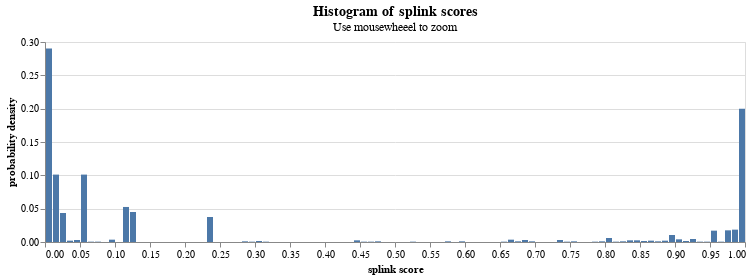

Notebook code for this chart:
### Markdown cell above
We can plot a histogram of the splink match probility.  This chart shows that, for the majority of record comparisons, the match score is estimated to be close to 0 or 1.  This indicates that there are few pairs of records where we are unsure whether it's a match or not.

### Code cell
from splink.diagnostics import splink_score_histogram
splink_score_histogram(df_e, spark, 100)

### Figure 1 — Vega-Lite specification as saved in the notebook (floating-point values rounded to 4 significant figures)
{"$schema": "https://vega.github.io/schema/vega-lite/v4.8.1.json", "config": {"title": {"fontSize": 14}, "view": {"continuousHeight": 300, "continuousWidth": 400}}, "data": {"name": "data-3bba8fada205b2e299b3680502ffb812"}, "datasets": {"data-3bba8fada205b2e299b3680502ffb812": [{"binwidth": 0.01, "count_rows": 580, "freqdensity": 58000, "normalised": 0.2903, "splink_score_bin_high": 0.01, "splink_score_bin_low": 0}, {"binwidth": 0.01, "count_rows": 202, "freqdensity": 20200, "normalised": 0.1011, "splink_score_bin_high": 0.02, "splink_score_bin_low": 0.01}, {"binwidth": 0.01, "count_rows": 87, "freqdensity": 8700.0, "normalised": 0.04354, "splink_score_bin_high": 0.03, "splink_score_bin_low": 0.02}, {"binwidth": 0.01, "count_rows": 4, "freqdensity": 400.0, "normalised": 0.002002, "splink_score_bin_high": 0.04, "splink_score_bin_low": 0.03}, {"binwidth": 0.01, "count_rows": 6, "freqdensity": 600.0, "normalised": 0.003003, "splink_score_bin_high": 0.05, "splink_score_bin_low": 0.04}, {"binwidth": 0.01, "count_rows": 202, "freqdensity": 20200.0, "normalised": 0.1011, "splink_score_bin_high": 0.06, "splink_score_bin_low": 0.05}, {"binwidth": 0.01, "count_rows": 1, "freqdensity": 100.0, "normalised": 0.0005005, "splink_score_bin_high": 0.07, "splink_score_bin_low": 0.06}, {"binwidth": 0.01, "count_rows": 1, "freqdensity": 100.0, "normalised": 0.0005005, "splink_score_bin_high": 0.08, "splink_score_bin_low": 0.07}, {"binwidth": 0.01, "count_rows": 0, "freqdensity": 0, "normalised": 0, "splink_score_bin_high": 0.09, "splink_score_bin_low": 0.08}, {"binwidth": 0.01, "count_rows": 7, "freqdensity": 700.0, "normalised": 0.003504, "splink_score_bin_high": 0.1, "splink_score_bin_low": 0.09}, {"binwidth": 0.01, "count_rows": 0, "freqdensity": 0, "normalised": 0, "splink_score_bin_high": 0.11, "splink_score_bin_low": 0.1}, {"binwidth": 0.01, "count_rows": 105, "freqdensity": 10500.0, "normalised": 0.05255, "splink_score_bin_high": 0.12, "splink_score_bin_low": 0.11}, {"binwidth": 0.01, "count_rows": 90, "freqdensity": 9000.0, "normalised": 0.04505, "splink_score_bin_high": 0.13, "splink_score_bin_low": 0.12}, {"binwidth": 0.01, "count_rows": 0, "freqdensity": 0, "normalised": 0, "splink_score_bin_high": 0.14, "splink_score_bin_low": 0.13}, {"binwidth": 0.01, "count_rows": 0, "freqdensity": 0, "normalised": 0, "splink_score_bin_high": 0.15, "splink_score_bin_low": 0.14}, {"binwidth": 0.01, "count_rows": 0, "freqdensity": 0, "normalised": 0, "splink_score_bin_high": 0.16, "splink_score_bin_low": 0.15}, {"binwidth": 0.01, "count_rows": 0, "freqdensity": 0, "normalised": 0, "splink_score_bin_high": 0.17, "splink_score_bin_low": 0.16}, {"binwidth": 0.01, "count_rows": 0, "freqdensity": 0, "normalised": 0, "splink_score_bin_high": 0.18, "splink_score_bin_low": 0.17}, {"binwidth": 0.01, "count_rows": 0, "freqdensity": 0, "normalised": 0, "splink_score_bin_high": 0.19, "splink_score_bin_low": 0.18}, {"binwidth": 0.01, "count_rows": 0, "freqdensity": 0, "normalised": 0, "splink_score_bin_high": 0.2, "splink_score_bin_low": 0.19}, {"binwidth": 0.01, "count_rows": 0, "freqdensity": 0, "normalised": 0, "splink_score_bin_high": 0.21, "splink_score_bin_low": 0.2}, {"binwidth": 0.01, "count_rows": 0, "freqdensity": 0, "normalised": 0, "splink_score_bin_high": 0.22, "splink_score_bin_low": 0.21}, {"binwidth": 0.01, "count_rows": 0, "freqdensity": 0, "normalised": 0, "splink_score_bin_high": 0.23, "splink_score_bin_low": 0.22}, {"binwidth": 0.01, "count_rows": 75, "freqdensity": 7500.0, "normalised": 0.03754, "splink_score_bin_high": 0.24, "splink_score_bin_low": 0.23}, {"binwidth": 0.01, "count_rows": 0, "freqdensity": 0, "normalised": 0, "splink_score_bin_high": 0.25, "splink_score_bin_low": 0.24}, {"binwidth": 0.01, "count_rows": 0, "freqdensity": 0, "normalised": 0, "splink_score_bin_high": 0.26, "splink_score_bin_low": 0.25}, {"binwidth": 0.01, "count_rows": 0, "freqdensity": 0, "normalised": 0, "splink_score_bin_high": 0.27, "splink_score_bin_low": 0.26}, {"binwidth": 0.01, "count_rows": 0, "freqdensity": 0, "normalised": 0, "splink_score_bin_high": 0.28, "splink_score_bin_low": 0.27}, {"binwidth": 0.01, "count_rows": 2, "freqdensity": 200.0, "normalised": 0.001001, "splink_score_bin_high": 0.29, "splink_score_bin_low": 0.28}, {"binwidth": 0.01, "count_rows": 1, "freqdensity": 100.0, "normalised": 0.0005005, "splink_score_bin_high": 0.3, "splink_score_bin_low": 0.29}, {"binwidth": 0.01, "count_rows": 3, "freqdensity": 300.0, "normalised": 0.001502, "splink_score_bin_high": 0.31, "splink_score_bin_low": 0.3}, {"binwidth": 0.01, "count_rows": 1, "freqdensity": 100.0, "normalised": 0.0005005, "splink_score_bin_high": 0.32, "splink_score_bin_low": 0.31}, {"binwidth": 0.01, "count_rows": 0, "freqdensity": 0, "normalised": 0, "splink_score_bin_high": 0.33, "splink_score_bin_low": 0.32}, {"binwidth": 0.01, "count_rows": 0, "freqdensity": 0, "normalised": 0, "splink_score_bin_high": 0.34, "splink_score_bin_low": 0.33}, {"binwidth": 0.01, "count_rows": 0, "freqdensity": 0, "normalised": 0, "splink_score_bin_high": 0.35, "splink_score_bin_low": 0.34}, {"binwidth": 0.01, "count_rows": 0, "freqdensity": 0, "normalised": 0, "splink_score_bin_high": 0.36, "splink_score_bin_low": 0.35}, {"binwidth": 0.01, "count_rows": 0, "freqdensity": 0, "normalised": 0, "splink_score_bin_high": 0.37, "splink_score_bin_low": 0.36}, {"binwidth": 0.01, "count_rows": 0, "freqdensity": 0, "normalised": 0, "splink_score_bin_high": 0.38, "splink_score_bin_low": 0.37}, {"binwidth": 0.01, "count_rows": 0, "freqdensity": 0, "normalised": 0, "splink_score_bin_high": 0.39, "splink_score_bin_low": 0.38}, {"binwidth": 0.01, "count_rows": 0, "freqdensity": 0, "normalised": 0, "splink_score_bin_high": 0.4, "splink_score_bin_low": 0.39}, {"binwidth": 0.01, "count_rows": 0, "freqdensity": 0, "normalised": 0, "splink_score_bin_high": 0.41, "splink_score_bin_low": 0.4}, {"binwidth": 0.01, "count_rows": 0, "freqdensity": 0, "normalised": 0, "splink_score_bin_high": 0.42, "splink_score_bin_low": 0.41}, {"binwidth": 0.01, "count_rows": 0, "freqdensity": 0, "normalised": 0, "splink_score_bin_high": 0.43, "splink_score_bin_low": 0.42}, {"binwidth": 0.01, "count_rows": 0, "freqdensity": 0, "normalised": 0, "splink_score_bin_high": 0.44, "splink_score_bin_low": 0.43}, {"binwidth": 0.01, "count_rows": 5, "freqdensity": 500.0, "normalised": 0.002503, "splink_score_bin_high": 0.45, "splink_score_bin_low": 0.44}, {"binwidth": 0.01, "count_rows": 1, "freqdensity": 100.0, "normalised": 0.0005005, "splink_score_bin_high": 0.46, "splink_score_bin_low": 0.45}, {"binwidth": 0.01, "count_rows": 1, "freqdensity": 100.0, "normalised": 0.0005005, "splink_score_bin_high": 0.47, "splink_score_bin_low": 0.46}, {"binwidth": 0.01, "count_rows": 2, "freqdensity": 200.0, "normalised": 0.001001, "splink_score_bin_high": 0.48, "splink_score_bin_low": 0.47}, {"binwidth": 0.01, "count_rows": 0, "freqdensity": 0, "normalised": 0, "splink_score_bin_high": 0.49, "splink_score_bin_low": 0.48}, {"binwidth": 0.01, "count_rows": 0, "freqdensity": 0, "normalised": 0, "splink_score_bin_high": 0.5, "splink_score_bin_low": 0.49}, {"binwidth": 0.01, "count_rows": 0, "freqdensity": 0, "normalised": 0, "splink_score_bin_high": 0.51, "splink_score_bin_low": 0.5}, {"binwidth": 0.01, "count_rows": 0, "freqdensity": 0, "normalised": 0, "splink_score_bin_high": 0.52, "splink_score_bin_low": 0.51}, {"binwidth": 0.01, "count_rows": 1, "freqdensity": 100.0, "normalised": 0.0005005, "splink_score_bin_high": 0.53, "splink_score_bin_low": 0.52}, {"binwidth": 0.01, "count_rows": 0, "freqdensity": 0, "normalised": 0, "splink_score_bin_high": 0.54, "splink_score_bin_low": 0.53}, {"binwidth": 0.01, "count_rows": 0, "freqdensity": 0, "normalised": 0, "splink_score_bin_high": 0.55, "splink_score_bin_low": 0.54}, {"binwidth": 0.01, "count_rows": 0, "freqdensity": 0, "normalised": 0, "splink_score_bin_high": 0.56, "splink_score_bin_low": 0.55}, {"binwidth": 0.01, "count_rows": 0, "freqdensity": 0, "normalised": 0, "splink_score_bin_high": 0.57, "splink_score_bin_low": 0.56}, {"binwidth": 0.01, "count_rows": 2, "freqdensity": 200.0, "normalised": 0.001001, "splink_score_bin_high": 0.58, "splink_score_bin_low": 0.57}, {"binwidth": 0.01, "count_rows": 0, "freqdensity": 0, "normalised": 0, "splink_score_bin_high": 0.59, "splink_score_bin_low": 0.58}, {"binwidth": 0.01, "count_rows": 2, "freqdensity": 200.0, "normalised": 0.001001, "splink_score_bin_high": 0.6, "splink_score_bin_low": 0.59}, {"binwidth": 0.01, "count_rows": 0, "freqdensity": 0, "normalised": 0, "splink_score_bin_high": 0.61, "splink_score_bin_low": 0.6}, {"binwidth": 0.01, "count_rows": 0, "freqdensity": 0, "normalised": 0, "splink_score_bin_high": 0.62, "splink_score_bin_low": 0.61}, {"binwidth": 0.01, "count_rows": 0, "freqdensity": 0, "normalised": 0, "splink_score_bin_high": 0.63, "splink_score_bin_low": 0.62}, {"binwidth": 0.01, "count_rows": 0, "freqdensity": 0, "normalised": 0, "splink_score_bin_high": 0.64, "splink_score_bin_low": 0.63}, {"binwidth": 0.01, "count_rows": 0, "freqdensity": 0, "normalised": 0, "splink_score_bin_high": 0.65, "splink_score_bin_low": 0.64}, {"binwidth": 0.01, "count_rows": 1, "freqdensity": 100.0, "normalised": 0.0005005, "splink_score_bin_high": 0.66, "splink_score_bin_low": 0.65}, {"binwidth": 0.01, "count_rows": 7, "freqdensity": 700.0, "normalised": 0.003504, "splink_score_bin_high": 0.67, "splink_score_bin_low": 0.66}, {"binwidth": 0.01, "count_rows": 2, "freqdensity": 200.0, "normalised": 0.001001, "splink_score_bin_high": 0.68, "splink_score_bin_low": 0.67}, {"binwidth": 0.01, "count_rows": 6, "freqdensity": 600.0, "normalised": 0.003003, "splink_score_bin_high": 0.69, "splink_score_bin_low": 0.68}, {"binwidth": 0.01, "count_rows": 2, "freqdensity": 200.0, "normalised": 0.001001, "splink_score_bin_high": 0.7, "splink_score_bin_low": 0.69}, {"binwidth": 0.01, "count_rows": 0, "freqdensity": 0, "normalised": 0, "splink_score_bin_high": 0.71, "splink_score_bin_low": 0.7}, {"binwidth": 0.01, "count_rows": 0, "freqdensity": 0, "normalised": 0, "splink_score_bin_high": 0.72, "splink_score_bin_low": 0.71}, {"binwidth": 0.01, "count_rows": 0, "freqdensity": 0, "normalised": 0, "splink_score_bin_high": 0.73, "splink_score_bin_low": 0.72}, {"binwidth": 0.01, "count_rows": 6, "freqdensity": 600.0, "normalised": 0.003003, "splink_score_bin_high": 0.74, "splink_score_bin_low": 0.73}, {"binwidth": 0.01, "count_rows": 1, "freqdensity": 100.0, "normalised": 0.0005005, "splink_score_bin_high": 0.75, "splink_score_bin_low": 0.74}, {"binwidth": 0.01, "count_rows": 2, "freqdensity": 200.0, "normalised": 0.001001, "splink_score_bin_high": 0.76, "splink_score_bin_low": 0.75}, {"binwidth": 0.01, "count_rows": 0, "freqdensity": 0, "normalised": 0, "splink_score_bin_high": 0.77, "splink_score_bin_low": 0.76}, {"binwidth": 0.01, "count_rows": 0, "freqdensity": 0, "normalised": 0, "splink_score_bin_high": 0.78, "splink_score_bin_low": 0.77}, {"binwidth": 0.01, "count_rows": 1, "freqdensity": 100.0, "normalised": 0.0005005, "splink_score_bin_high": 0.79, "splink_score_bin_low": 0.78}, {"binwidth": 0.01, "count_rows": 2, "freqdensity": 200.0, "normalised": 0.001001, "splink_score_bin_high": 0.8, "splink_score_bin_low": 0.79}, {"binwidth": 0.01, "count_rows": 12, "freqdensity": 1200.0, "normalised": 0.006006, "splink_score_bin_high": 0.81, "splink_score_bin_low": 0.8}, {"binwidth": 0.01, "count_rows": 1, "freqdensity": 100.0, "normalised": 0.0005005, "splink_score_bin_high": 0.82, "splink_score_bin_low": 0.81}, {"binwidth": 0.01, "count_rows": 2, "freqdensity": 200.0, "normalised": 0.001001, "splink_score_bin_high": 0.83, "splink_score_bin_low": 0.82}, {"binwidth": 0.01, "count_rows": 5, "freqdensity": 500.0, "normalised": 0.002503, "splink_score_bin_high": 0.84, "splink_score_bin_low": 0.83}, {"binwidth": 0.01, "count_rows": 5, "freqdensity": 500.0, "normalised": 0.002503, "splink_score_bin_high": 0.85, "splink_score_bin_low": 0.84}, {"binwidth": 0.01, "count_rows": 3, "freqdensity": 300.0, "normalised": 0.001502, "splink_score_bin_high": 0.86, "splink_score_bin_low": 0.85}, {"binwidth": 0.01, "count_rows": 4, "freqdensity": 400.0, "normalised": 0.002002, "splink_score_bin_high": 0.87, "splink_score_bin_low": 0.86}, {"binwidth": 0.01, "count_rows": 2, "freqdensity": 200.0, "normalised": 0.001001, "splink_score_bin_high": 0.88, "splink_score_bin_low": 0.87}, {"binwidth": 0.01, "count_rows": 4, "freqdensity": 400.0, "normalised": 0.002002, "splink_score_bin_high": 0.89, "splink_score_bin_low": 0.88}, {"binwidth": 0.01, "count_rows": 21, "freqdensity": 2100.0, "normalised": 0.01051, "splink_score_bin_high": 0.9, "splink_score_bin_low": 0.89}, {"binwidth": 0.01, "count_rows": 8, "freqdensity": 800.0, "normalised": 0.004004, "splink_score_bin_high": 0.91, "splink_score_bin_low": 0.9}, {"binwidth": 0.01, "count_rows": 3, "freqdensity": 300.0, "normalised": 0.001502, "splink_score_bin_high": 0.92, "splink_score_bin_low": 0.91}, {"binwidth": 0.01, "count_rows": 9, "freqdensity": 900.0, "normalised": 0.004505, "splink_score_bin_high": 0.93, "splink_score_bin_low": 0.92}, {"binwidth": 0.01, "count_rows": 1, "freqdensity": 100.0, "normalised": 0.0005005, "splink_score_bin_high": 0.94, "splink_score_bin_low": 0.93}, {"binwidth": 0.01, "count_rows": 1, "freqdensity": 100.0, "normalised": 0.0005005, "splink_score_bin_high": 0.95, "splink_score_bin_low": 0.94}, {"binwidth": 0.01, "count_rows": 34, "freqdensity": 3400.0, "normalised": 0.01702, "splink_score_bin_high": 0.96, "splink_score_bin_low": 0.95}, {"binwidth": 0.01, "count_rows": 1, "freqdensity": 100.0, "normalised": 0.0005005, "splink_score_bin_high": 0.97, "splink_score_bin_low": 0.96}, {"binwidth": 0.01, "count_rows": 35, "freqdensity": 3500.0, "normalised": 0.01752, "splink_score_bin_high": 0.98, "splink_score_bin_low": 0.97}, {"binwidth": 0.01, "count_rows": 37, "freqdensity": 3700.0, "normalised": 0.01852, "splink_score_bin_high": 0.99, "splink_score_bin_low": 0.98}, {"binwidth": 0.01, "count_rows": 399, "freqdensity": 39900.0, "normalised": 0.1997, "splink_score_bin_high": 1, "splink_score_bin_low": 0.99}]}, "encoding": {"tooltip": [{"field": "count_rows", "title": "count", "type": "quantitative"}], "x": {"axis": {"title": "splink score"}, "bin": "binned", "field": "splink_score_bin_low", "type": "quantitative"}, "x2": {"field": "splink_score_bin_high"}, "y": {"axis": {"title": "probability density"}, "field": "normalised", "type": "quantitative"}}, "height": 200, "mark": "bar", "selection": {"selector076": {"bind": "scales", "encodings": ["y"], "type": "interval"}}, "title": {"subtitle": "Use mousewheeel to zoom", "text": "Histogram of splink scores"}, "width": 700}
